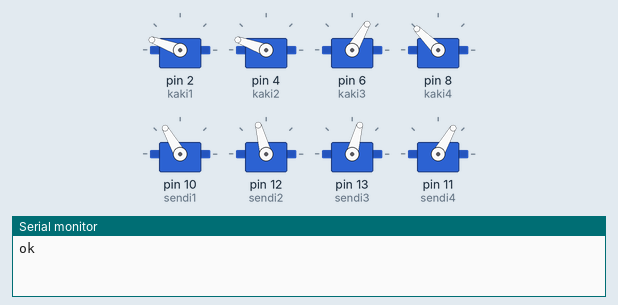
Recording of a sketch running on a simulated Arduino Uno, built with avr-gcc and run on an emulated ATmega328P. On the bench: 8 × servo, the last lines printed to the serial monitor.

Above: at 0.05 s.
At 0.65 s:
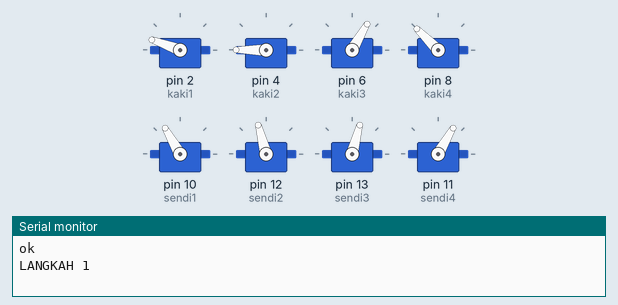
At 1.25 s:
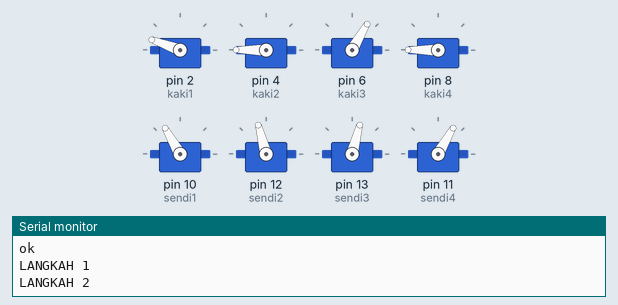
At 2.5 s:
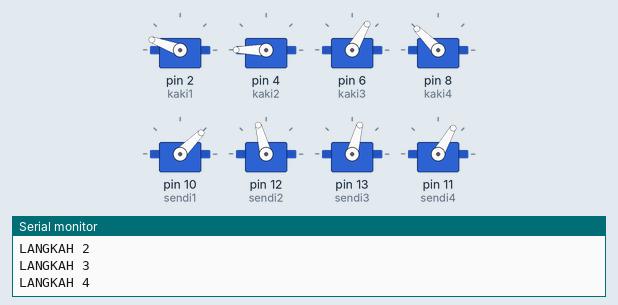
At 3.75 s:
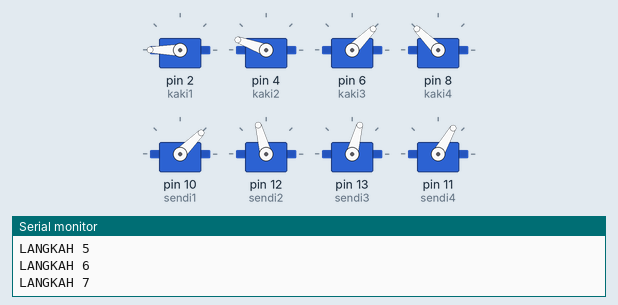
At 5.0 s:
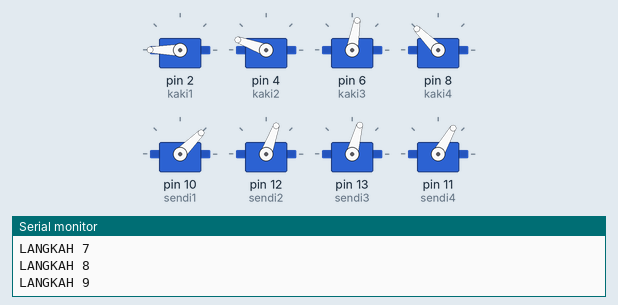
Timing chart, 0 to 6.5 s (numbered marks = the images above):
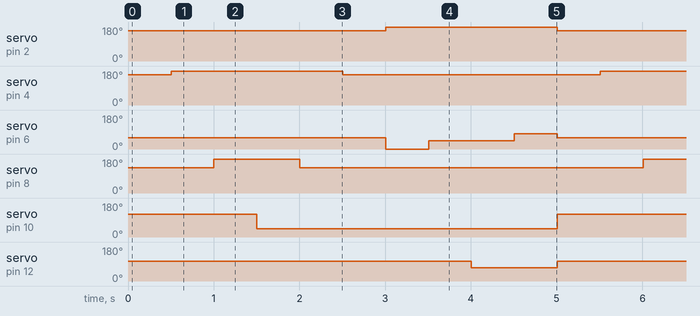

Measured:
- by itself, servo on pin 2 (kaki1), servo on pin 4 (kaki2): alternates 180° for 2.0 s and 160° for 3.0 s
- by itself, servo on pin 6 (kaki3): repeats every 5.0 s: 45° 1.0 s, 80° 0.50 s, 60° 3.0 s, 0° 0.50 s
- by itself, servo on pin 8 (kaki4): alternates 180° for 1.0 s and 135° for 4.0 s
- by itself, servo on pin 10 (sendi1): alternates 120° for 1.5 s and 45° for 3.5 s
- by itself, servo on pin 12 (sendi2): alternates 105° for 4.0 s and 70° for 1.0 s

The sketch:

sketch_nov27a.ino
```cpp
#include <Servo.h>

Servo kaki1,kaki2,kaki3,kaki4,sendi1,sendi2,sendi3,sendi4;

int pos = 0;
void setup() {
  Serial.begin(9600);

  kaki1.attach(2);  // attaches the servo on pin 9 to the servo object
  kaki2.attach(4);  // attaches the servo on pin 9 to the servo object
  kaki3.attach(6);  // attaches the servo on pin 9 to the servo object
  kaki4.attach(8);  // attaches the servo on pin 9 to the servo object

  sendi1.attach(10);  // attaches the servo on pin 9 to the servo object
  sendi2.attach(12);  // attaches the servo on pin 9 to the servo object
  sendi3.attach(13);  // attaches the servo on pin 9 to the servo object
  sendi4.attach(11);
}

void loop() {
  Serial.println("ok");
    kaki4.write(135);
 sendi1.write(120);
kaki3.write(60);
sendi2.write(105);
kaki2.write(160);
sendi3.write(75);
kaki1.write(160);
sendi4.write(60);
delay(500);

Serial.println("LANGKAH 1");
    kaki4.write(135);
 sendi1.write(120);
kaki3.write(60);
sendi2.write(105);
kaki2.write(180);
sendi3.write(75);
kaki1.write(160);
sendi4.write(60);
delay(500);

Serial.println("LANGKAH 2");
  kaki4.write(180);
 sendi1.write(120);
kaki3.write(60);
sendi2.write(105);
kaki2.write(180);
sendi3.write(75);
kaki1.write(160);
sendi4.write(60);
delay(500);

Serial.println("LANGKAH 3");
 kaki4.write(180);
 sendi1.write(45);
kaki3.write(60);
sendi2.write(105);
kaki2.write(180);
sendi3.write(75);
kaki1.write(160);
sendi4.write(60);
delay(500);

Serial.println("LANGKAH 4");
 kaki4.write(135);
 sendi1.write(45);
kaki3.write(60);
sendi2.write(105);
kaki2.write(180);
sendi3.write(75);
kaki1.write(160);
sendi4.write(60);
delay(500);

Serial.println("LANGKAH 5");

 kaki4.write(135);
 sendi1.write(45);
kaki3.write(60);
sendi2.write(105);
kaki2.write(160);
sendi3.write(75);
kaki1.write(160);
sendi4.write(60);
delay(500);

Serial.println("LANGKAH 6");

 kaki4.write(135);
 sendi1.write(45);
kaki3.write(0);
sendi2.write(105);
kaki2.write(160);
sendi3.write(75);
kaki1.write(180);
sendi4.write(60);
delay(500);

Serial.println("LANGKAH 7");

 kaki4.write(135);
 sendi1.write(45);
kaki3.write(45);
sendi2.write(105);
kaki2.write(160);
sendi3.write(75);
kaki1.write(180);
sendi4.write(60);
delay(500);

Serial.println("LANGKAH 8");

 kaki4.write(135);
 sendi1.write(45);
kaki3.write(45);
sendi2.write(70);
kaki2.write(160);
sendi3.write(75);
kaki1.write(180);
sendi4.write(60);
delay(500);

Serial.println("LANGKAH 9");

 kaki4.write(135);
 sendi1.write(45);
kaki3.write(80);
sendi2.write(70);
kaki2.write(160);
sendi3.write(75);
kaki1.write(180);
sendi4.write(60);
delay(500);

Serial.println("LANGKAH 10");


}
```
